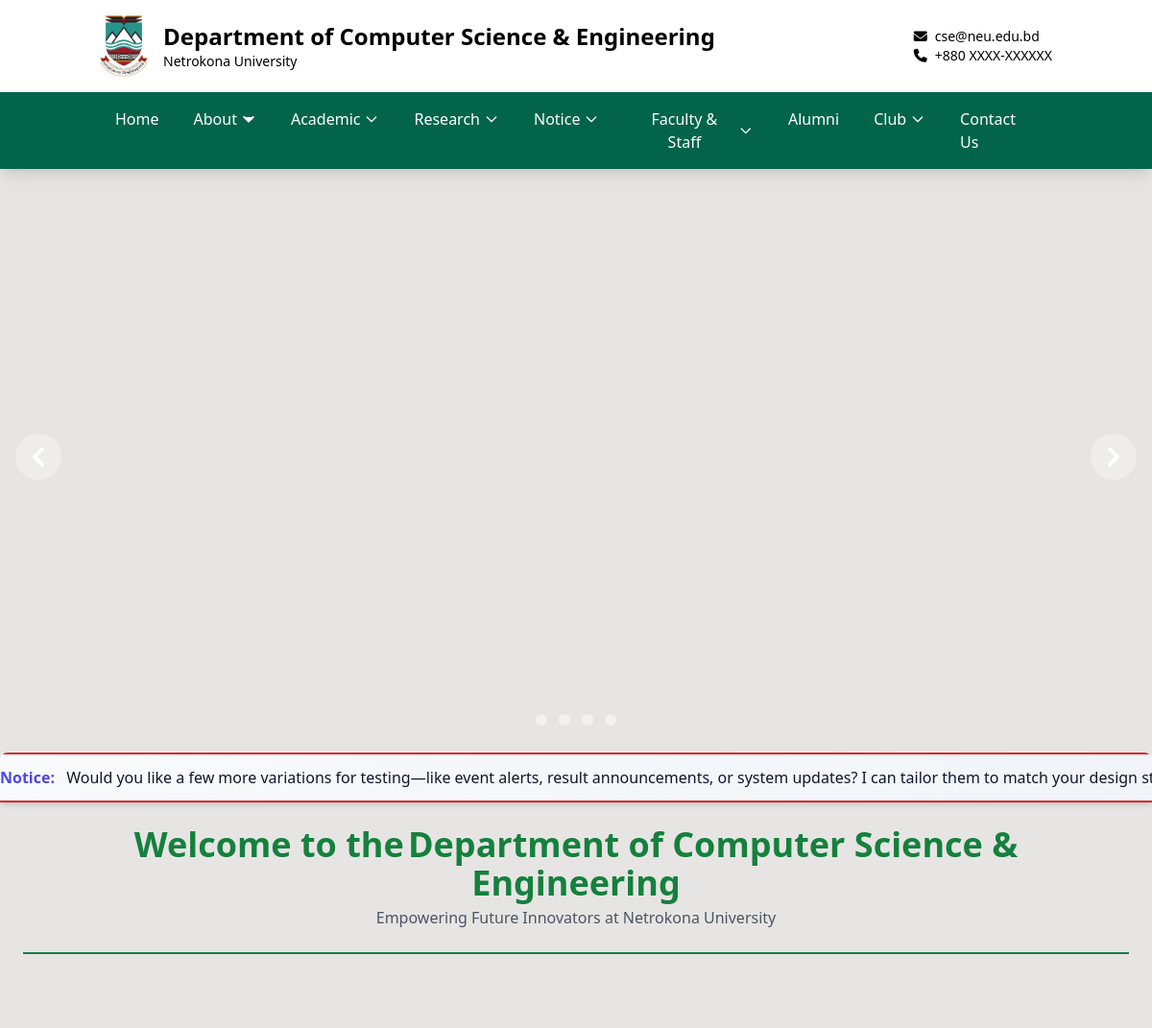
The app's page / (upper part), older data.
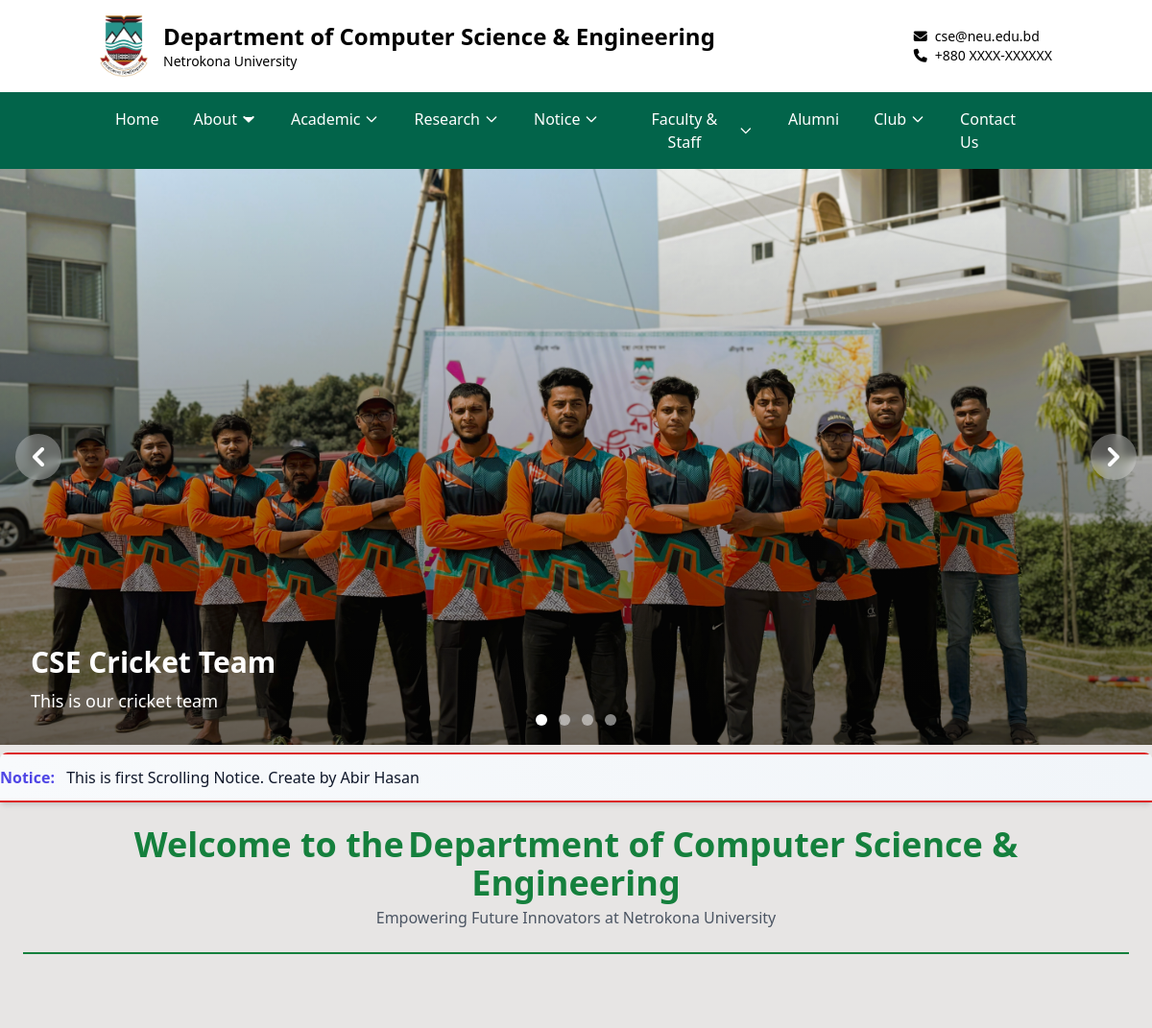
The same page, newer data.
### cse_app/models.py (models this page shows, shortened)
class ScrollingNotice(models.Model):
    text = models.TextField()
    is_active = models.BooleanField(default=True)
    created_at = models.DateTimeField(auto_now_add=True)
    updated_at = models.DateTimeField(auto_now=True)
    class Meta:
        ordering = ['-created_at']

class CarouselItem(models.Model):
    title = models.CharField(max_length=200)
    description = models.TextField()
    image = models.ImageField(upload_to='carousel/')
    order = models.IntegerField(default=0)
    is_active = models.BooleanField(default=True)
    created_at = models.DateTimeField(auto_now_add=True)
    updated_at = models.DateTimeField(auto_now=True)
    class Meta:
        ordering = ['order', '-created_at']

### cse_app/views.py (the view)
# urls.py: path('', views.home, name='home'),
def home(request):
    carousel_items = CarouselItem.objects.filter(is_active=True).order_by('order')
    important_notices = Notice_Board.objects.filter(is_important=True)[:5]
    latest_notices = Notice_Board.objects.exclude(is_important=True)[:5]
    latest_projects = Project.objects.all().order_by('-start_date')[:3]
    latest_publications = Publication.objects.all().order_by('-publication_date')[:3]
    latest_events = Event.objects.all().order_by('-start_date')[:3]
    latest_notices = Notice_Board.objects.all()[:5]
    faculty_members = FacultyMember.objects.all()[:8]
    current_chairman = Chairman.objects.filter(is_current=True).first()
    tech_news = TechNews.objects.all()[:3]
    upcoming_events = list(Event.objects.filter(
        is_upcoming=True,
        start_date__gte=timezone.now()
    ).order_by('start_date')[:3])
    if len(upcoming_events) < 3:
        latest_events = Event.objects.exclude(
            id__in=[event.id for event in upcoming_events]
        ).order_by('-start_date')[:3 - len(upcoming_events)]
        upcoming_events.extend(latest_events)
    context = {
        'carousel_items': carousel_items,
        'important_notices': important_notices,
        'latest_notices': latest_notices,
        'faculty_members': faculty_members,
        'current_chairman': current_chairman,
        'tech_news': tech_news,
        'events': upcoming_events,  # Pass events to the template
        'latest_projects': latest_projects,
        'latest_publications': latest_publications,
    }
    page_view, created = ViewCount.objects.get_or_create(page_name='home')
    page_view.increment()
    return render(request, 'cse/home.html', context)

### cse_app/context_processors.py (called while the page is built)
def scrolling_notice(request):
    notice = ScrollingNotice.objects.filter(is_active=True).first()
    return {'scrolling_notice': notice.text if notice else ''}

### cse_app/models.py (called while the page is built)
    def increment(self):
        self.count += 1
        self.save()

### templates/cse/home.html (shortened to what this page needs)
{% extends 'base.html' %}
{% load static %}
{% block content %}
{% include 'cse/carousel.html' %}
  {% include 'cse/scrolling_notice.html' %}
  <div class="lg:col-span-2">
    <div class="rounded-lg p-6 mb-2">
  <h2 class="text-center font-bold text-green-700 mb-1">
  <span class="block text-2xl sm:text-4xl sm:inline">Welcome to the</span>
  <span class="block text-xl sm:text-4xl sm:inline whitespace-nowrap">Department of Computer Science &amp; <br>Engineering</span>
</h2>
  <p class="text-center text-gray-600 mb-6">
    Empowering Future Innovators at Netrokona University
  </p>
  <div class="flex justify-center">
    <div class="w-full border-t-2 border-green-700"></div>
  </div>
</div>
    {% include 'cse/about.html' %}
  </div>
</div>
{% endblock %}

### templates/cse/carousel.html (shortened to what this page needs)
{% load static %}
<div class="relative w-screen -mx-[calc((100vw-100%)/2)] -mt-8" style="z-index: 0;">
    <div id="modern-carousel" class="relative w-full" data-carousel="slide" data-carousel-interval="5000">
        <div class="relative h-64 overflow-hidden md:h-[600px] transition-all duration-300 ease-in-out">
            {% for item in carousel_items %}
            <div class="hidden duration-1000 ease-in-out" data-carousel-item{% if forloop.first %} data-carousel-item="active"{% endif %}>
                <img src="{{ item.image.url }}"
                     class="absolute block w-full h-full object-cover -translate-x-1/2 -translate-y-1/2 top-1/2 left-1/2"
                     alt="{{ item.title }}">
                <div class="absolute inset-0 bg-gradient-to-b from-transparent to-black/60">
                    <div class="absolute bottom-8 left-8 text-white">
                        <h2 class="text-3xl font-bold mb-2">{{ item.title }}</h2>
                        <p class="text-lg">{{ item.description }}</p>
                    </div>
                </div>
            </div>
            {% endfor %}
        </div>
        <div class="absolute z-30 flex -translate-x-1/2 bottom-5 left-1/2 space-x-3">
            <button type="button" class="w-3 h-3 rounded-full bg-white/50 hover:bg-white transition-all duration-300" aria-current="true" aria-label="Slide 1" data-carousel-slide-to="0"></button>
            <button type="button" class="w-3 h-3 rounded-full bg-white/50 hover:bg-white transition-all duration-300" aria-current="false" aria-label="Slide 2" data-carousel-slide-to="1"></button>
            <button type="button" class="w-3 h-3 rounded-full bg-white/50 hover:bg-white transition-all duration-300" aria-current="false" aria-label="Slide 3" data-carousel-slide-to="2"></button>
            <button type="button" class="w-3 h-3 rounded-full bg-white/50 hover:bg-white transition-all duration-300" aria-current="false" aria-label="Slide 4" data-carousel-slide-to="3"></button>
        </div>
        <button type="button"
                class="absolute top-0 left-0 z-30 flex items-center justify-center h-full px-4 cursor-pointer group focus:outline-none"
                data-carousel-prev>
            <span class="inline-flex items-center justify-center w-12 h-12 rounded-full bg-white/30 backdrop-blur-sm group-hover:bg-white/50 group-focus:ring-2 group-focus:ring-white/70 group-focus:outline-none transition-all duration-300">
                <svg class="w-5 h-5 text-white" aria-hidden="true" xmlns="http://www.w3.org/2000/svg" fill="none" viewBox="0 0 6 10">
                    <path stroke="currentColor" stroke-linecap="round" stroke-linejoin="round" stroke-width="2" d="M5 1 1 5l4 4"/>
                </svg>
            </span>
        </button>
        <button type="button"
                class="absolute top-0 right-0 z-30 flex items-center justify-center h-full px-4 cursor-pointer group focus:outline-none"
                data-carousel-next>
            <span class="inline-flex items-center justify-center w-12 h-12 rounded-full bg-white/30 backdrop-blur-sm group-hover:bg-white/50 group-focus:ring-2 group-focus:ring-white/70 group-focus:outline-none transition-all duration-300">
                <svg class="w-5 h-5 text-white" aria-hidden="true" xmlns="http://www.w3.org/2000/svg" fill="none" viewBox="0 0 6 10">
                    <path stroke="currentColor" stroke-linecap="round" stroke-linejoin="round" stroke-width="2" d="m1 9 4-4-4-4"/>
                </svg>
            </span>
        </button>
    </div>
</div>

### templates/cse/scrolling_notice.html (shortened to what this page needs)
<div class="notice-container mt-2 mb-4 rounded-lg">
    <div class="bg-white border-y-2  border-red-600 bg-gradient-to-r from-slate-50 to-slate-100 shadow-md overflow-hidden">
    <div class="py-3 notice-wrapper">
        <div class="animate-scroll">
            <span class="text-slate-900">
                <span class="font-semibold text-indigo-600 mr-2">Notice:</span>
                {{ scrolling_notice }}
            </span>
        </div>
    </div>
</div>

Row changes from the older to the newer data that the page shows:
no longer on this page (row edited): ScrollingNotice: text "Would you like a few more variations for testing—like event alerts, result announcements, or system updates? I can tailor them to match your design…"
added CarouselItem: image (picture), title "CSE Cricket Team", description "This is our cricket team"
added ScrollingNotice: text "This is first Scrolling Notice. Create by Abir Hasan"
